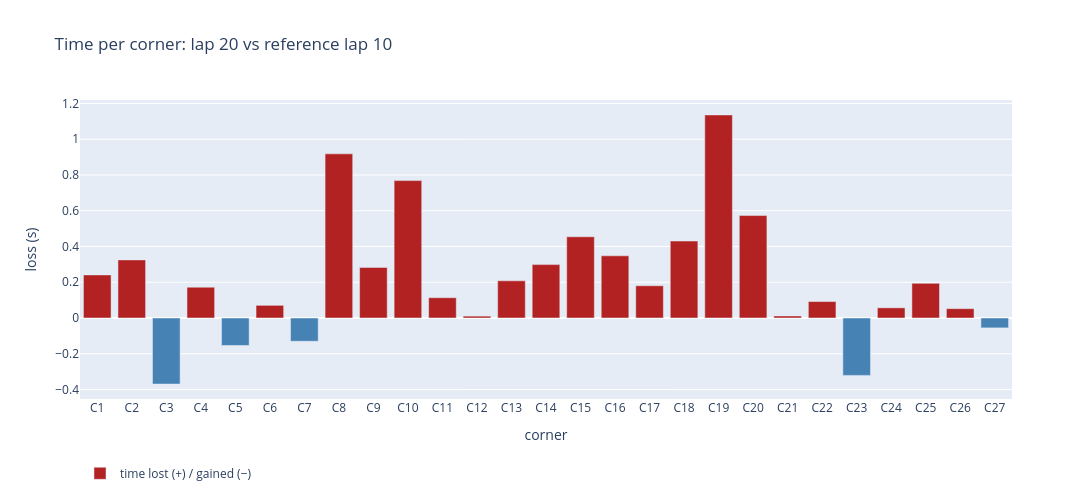

This figure's notebook cell:
### Code cell
c = ct[ct["lap"] == lap].sort_values("corner")
loss = c["loss"].fillna(0)
bad = c[~c["valid"]]

fig = go.Figure()
fig.add_trace(go.Bar(x=[f"C{k}" for k in c["corner"]], y=loss, name="time lost (+) / gained (−)",
                     marker_color=np.where(loss > 0, "firebrick", "steelblue")))
fig.add_trace(go.Scatter(x=[f"C{k}" for k in bad["corner"]], y=[0] * len(bad), mode="markers",
                         name="not valid (edge near a NaN run of s)",
                         marker=dict(symbol="x", size=12, color="grey")))
fig.update_layout(title=f"Time per corner: lap {lap} vs reference lap {ref}",
                  xaxis_title="corner", yaxis_title="loss (s)",
                  width=1400, height=500, showlegend=True, legend=dict(orientation="h", y=-0.2))
fig.show()

### Figure 1 — Plotly figure (JSON) as saved in the notebook; plotly's stock layout.template omitted (floating-point values rounded to 4 significant figures)
{"data": [{"marker": {"color": ["firebrick", "firebrick", "steelblue", "firebrick", "steelblue", "firebrick", "steelblue", "firebrick", "firebrick", "firebrick", "firebrick", "firebrick", "firebrick", "firebrick", "firebrick", "firebrick", "firebrick", "firebrick", "firebrick", "firebrick", "firebrick", "firebrick", "steelblue", "firebrick", "firebrick", "firebrick", "steelblue"]}, "name": "time lost (+) / gained (−)", "type": "bar", "x": ["C1", "C2", "C3", "C4", "C5", "C6", "C7", "C8", "C9", "C10", "C11", "C12", "C13", "C14", "C15", "C16", "C17", "C18", "C19", "C20", "C21", "C22", "C23", "C24", "C25", "C26", "C27"], "y": [0.241, 0.325, -0.3694, 0.1721, -0.1537, 0.07087, -0.13, 0.9181, 0.283, 0.7686, 0.1135, 0.01048, 0.208, 0.2987, 0.4543, 0.3478, 0.1804, 0.4304, 1.136, 0.573, 0.01128, 0.09214, -0.3209, 0.05693, 0.1938, 0.05219, -0.05528]}, {"marker": {"color": "grey", "size": 12, "symbol": "x"}, "mode": "markers", "name": "not valid (edge near a NaN run of s)", "type": "scatter", "x": [], "y": []}], "layout": {"height": 500, "legend": {"orientation": "h", "y": -0.2}, "showlegend": true, "title": {"text": "Time per corner: lap 20 vs reference lap 10"}, "width": 1400, "xaxis": {"title": {"text": "corner"}}, "yaxis": {"title": {"text": "loss (s)"}}}}
